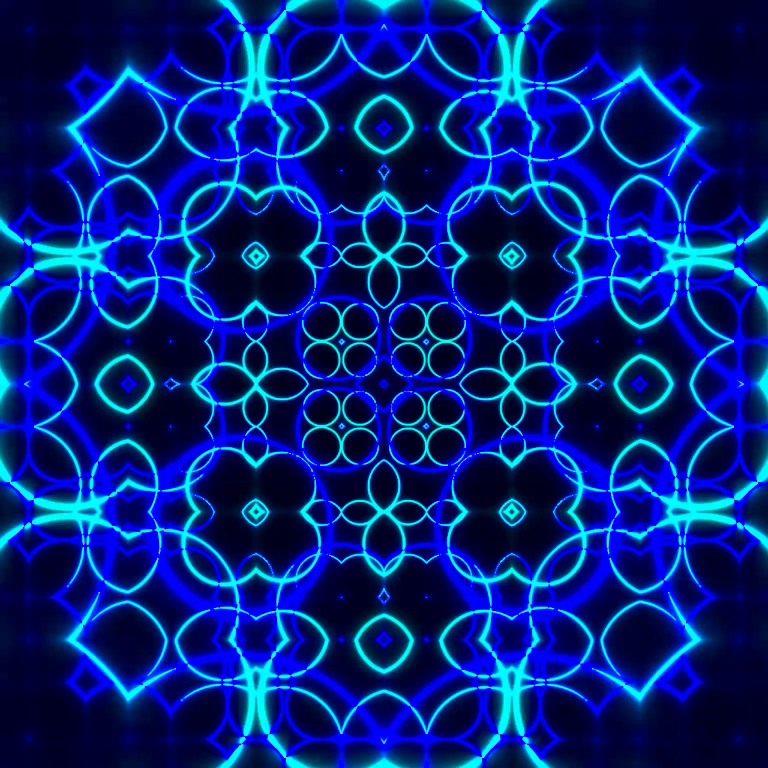
#> input picture frame 0 of TouchDesigner/Hallway_Miniseries/Ripples_Interactive/Complex_Iterative_Ripples.webm, 1536 x 1536 px, given in place of KleinKill 11s - 28 Dug Rd.mp4, which was not available (shown at 1/2 size)
$ jupyter execute FNO_Demo.ipynb   (text cells are left out)
#> lines starting #> are read from the running program, lines starting #| are printed output that depends on the picture; after the words box and inside, x2 and y2 are one past the last pixel; in counts of white or black regions, pixels touching at a corner belong together; pictures that were not available may be replaced by others from this repository, and a replacement may not be noted
#> in extract_and_compute_flows, prev_frame is the input picture: shape (1536, 1536, 3); mean B, G, R 124.4, 34.4, 1.9
[cell 1]
import cv2
import numpy as np
import torch
import torch.optim as optim
import torch.nn as nn
import torch.nn.functional as F
from torch.utils.data import DataLoader, TensorDataset

def adjustImage(frame, mode, contrastBool, threshBool,
                upperThresh, lowerThresh, contrast, brightness):
#> called with mode = 'Gray', contrastBool = True, threshBool = True, upperThresh = 250, lowerThresh = 65, contrast = 0.25, brightness = 28
    if mode == 'HSV':
        hsv = cv2.cvtColor(frame, cv2.COLOR_BGR2HSV)
        if contrastBool:
            hsv[:,:,2] = cv2.convertScaleAbs(hsv[:,:,2], alpha=contrast, beta=brightness)
        if threshBool:
            _, hsv[:,:,2] = cv2.threshold(hsv[:,:,2], lowerThresh, upperThresh, cv2.THRESH_BINARY)
        processed_img = cv2.cvtColor(hsv, cv2.COLOR_HSV2BGR)
        processed_img = cv2.cvtColor(processed_img, cv2.COLOR_BGR2GRAY)
    elif mode == 'Gray':
        gray = cv2.cvtColor(frame, cv2.COLOR_BGR2GRAY)
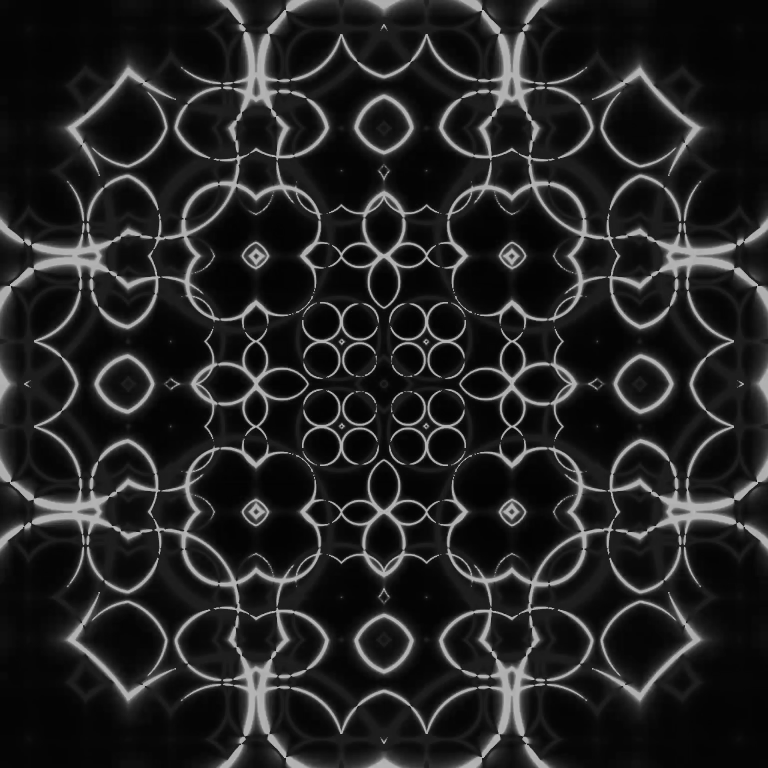
#> gray: shape (1536, 1536) (shown at 1/2 size); min 2, max 203, mean 34.9
        if contrastBool:
            gray = cv2.convertScaleAbs(gray, alpha=contrast, beta=brightness)
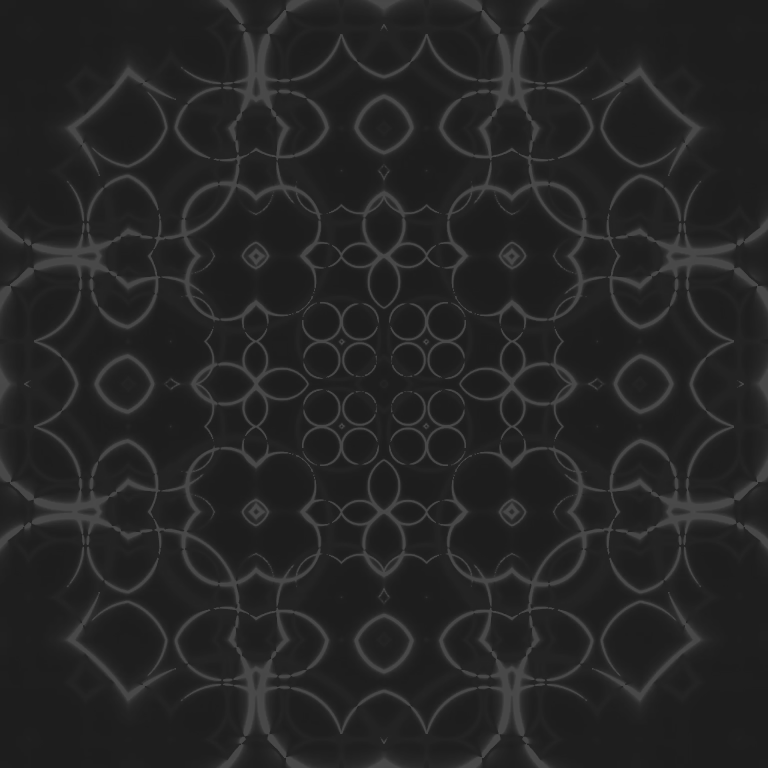
#> gray: shape (1536, 1536) (shown at 1/2 size); min 28, max 79, mean 36.7
        if threshBool:
            _, gray = cv2.threshold(gray, lowerThresh, upperThresh, cv2.THRESH_BINARY)
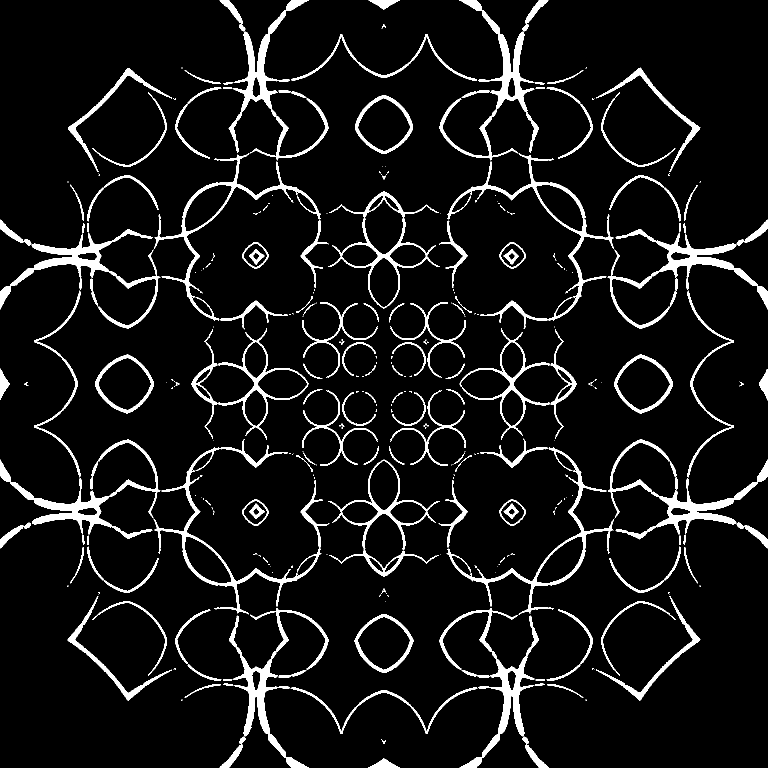
#> gray: shape (1536, 1536) (shown at 1/2 size); values 0 (black) and 250 (white), 7.8% white; 347 white regions (183 under 20 px), largest, box (x1, y1, x2, y2) and area: (0, 879, 321, 1078) 8420, (457, 0, 657, 321) 8408, (458, 1216, 657, 1536) 8407
        processed_img = gray
    else:
        raise ValueError("Mode should be 'HSV' or 'Gray'.")

    return processed_img

def extract_and_compute_flows(video_path, mode, contrastBool, threshBool, upperThresh, lowerThresh, contrast, brightness):
    cap = cv2.VideoCapture(video_path)
    if not cap.isOpened():
        print(f"Failed to open video: {video_path}")
        exit()
    ret, prev_frame = cap.read()
    prev_frame = adjustImage(prev_frame, mode, contrastBool, threshBool, upperThresh, lowerThresh, contrast, brightness)
    prev_frame = prev_frame[0:1200, 675:1250]
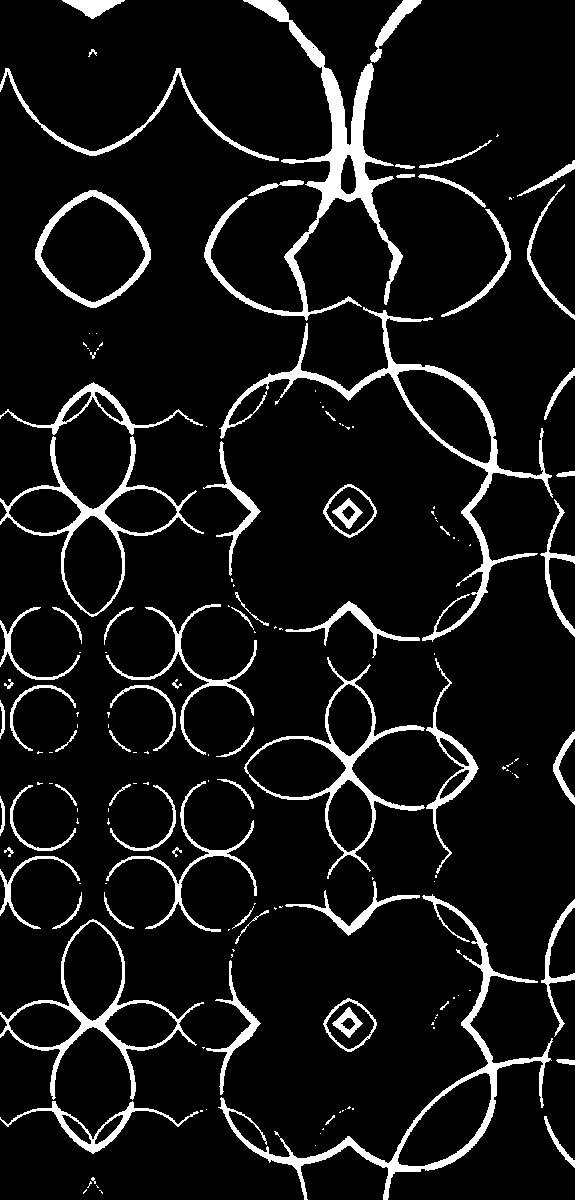
#> prev_frame: shape (1200, 575); values 0 (black) and 250 (white), 8.4% white; 168 white regions (98 under 20 px), largest, box (x1, y1, x2, y2) and area: (204, 0, 403, 321) 8393, (219, 307, 553, 642) 6160, (218, 894, 553, 1200) 5766

    vector_data = []
    vector_labels = []

    while True:
        ret, frame = cap.read()
        if not ret:
            break

        # current_frame = adjustImage(frame, mode, contrastBool, threshBool, upperThresh, lowerThresh, contrast, brightness)
        current_frame = cv2.cvtColor(frame, cv2.COLOR_BGR2GRAY)
        current_frame = current_frame[0:1200, 675:1250]
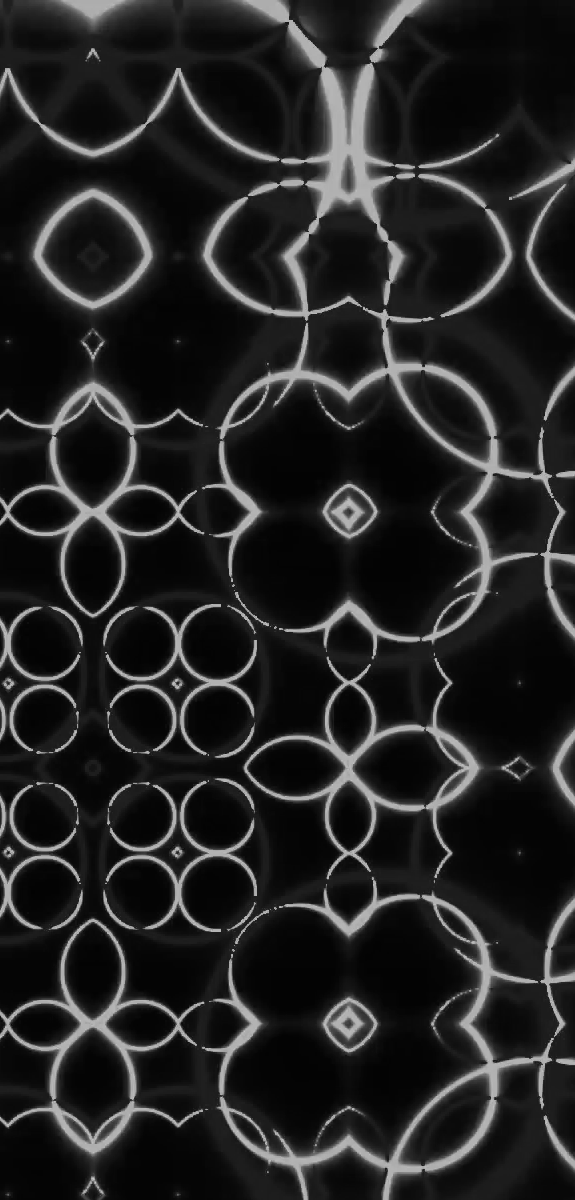
#> current_frame: shape (1200, 575); min 2, max 201, mean 35.7

        flow = cv2.calcOpticalFlowFarneback(prev_frame, current_frame, None, 0.5, 3, 15, 3, 5, 1.2, 0)
        vector_data.append(flow)

        prev_frame = current_frame

    vector_data_np = np.array(vector_data)
    vector_data_tensor = torch.tensor(vector_data_np)
    vector_labels_tensor = vector_data_tensor[1:]

    cap.release()
    return vector_data_tensor[:-1], vector_labels_tensor

video_path = '/content/KleinKill 11s - 28 Dug Rd.mp4'
mode = "Gray"
contrastBool = True
threshBool = True
lowerThresh = 65
upperThresh = 250
contrast = 0.25
brightness = 28

data, labels = extract_and_compute_flows(video_path, mode, contrastBool, threshBool, upperThresh, lowerThresh, contrast, brightness)

data = data.permute(0, 3, 1, 2)  # [n_samples, 2, height, width]
labels = labels.permute(0, 3, 1, 2)

# Take a smaller portion of the dataset (otherwise it's 5 GB...)
num_samples = data.shape[0] // 11

data = data[:num_samples]
labels = labels[:num_samples]
